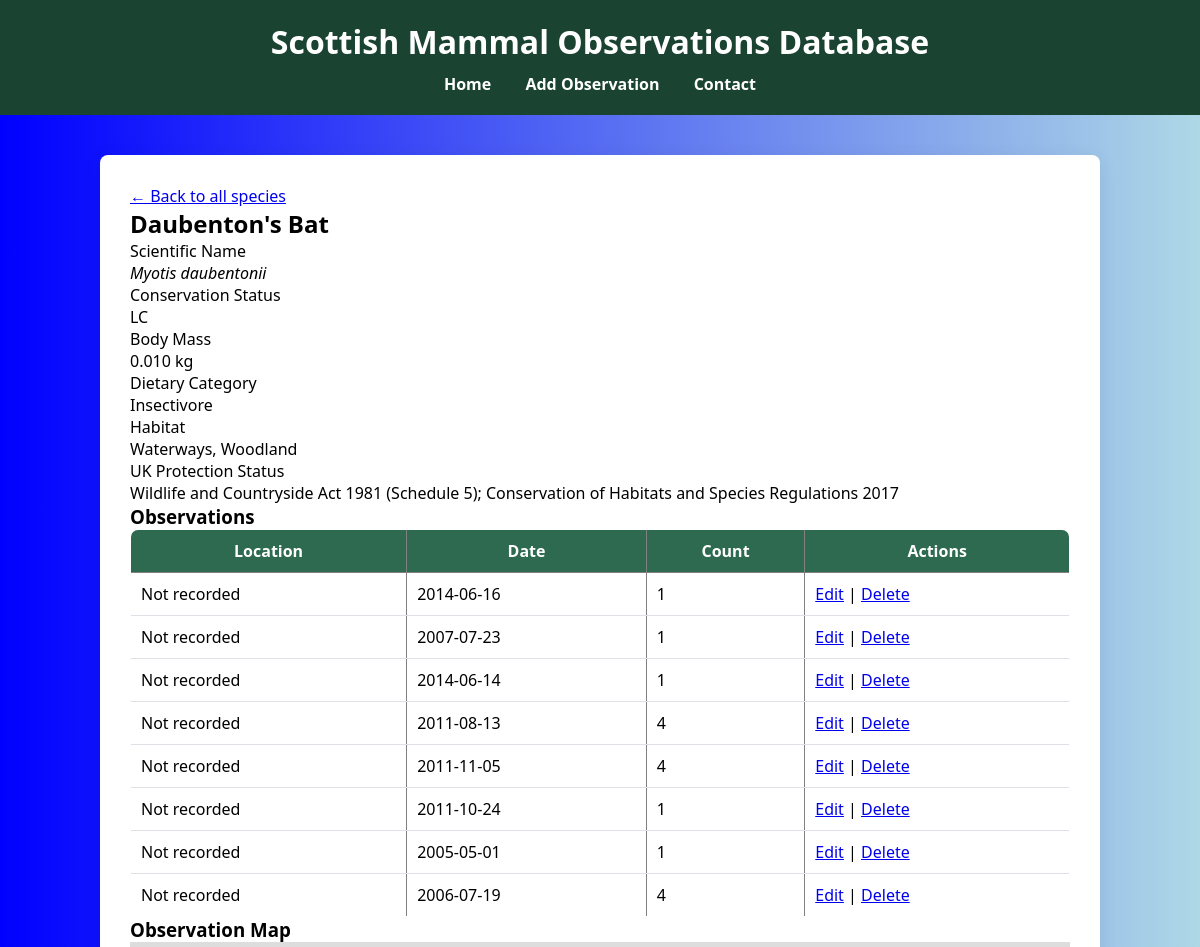
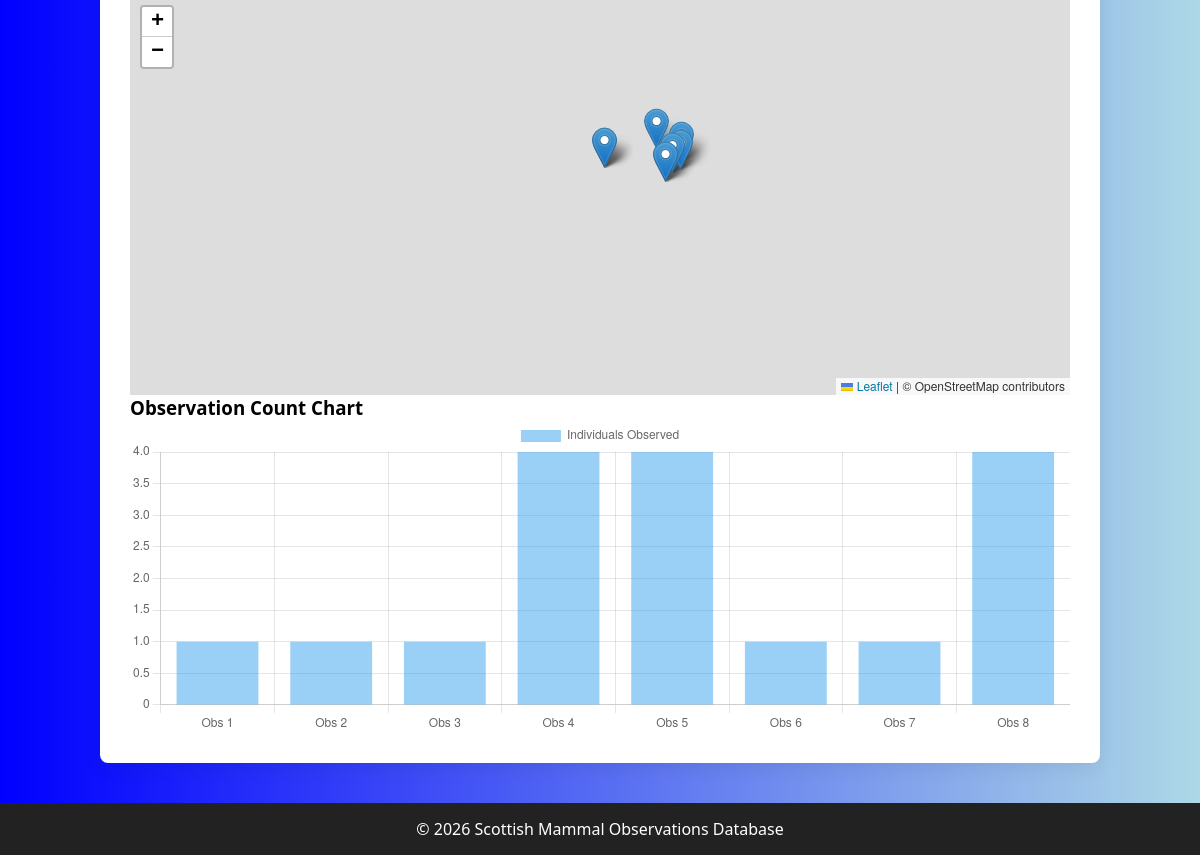
/species.php?key=2432439, run on the app's committed database (2 pictures, top to bottom).
### tables this page shows
CREATE TABLE `species` (
  `gbif_species_key` int(11) NOT NULL COMMENT 'GBIF (Global Biodiversity Information Facility) species identifier',
  `species_name` varchar(100) NOT NULL COMMENT 'Scientific name of the species',
  `common_name` varchar(100) DEFAULT NULL COMMENT 'Common English name',
  `iucn_red_list_category` varchar(10) DEFAULT NULL COMMENT 'IUCN Red List conservation status code',
  `body_mass_kg` decimal(10,3) DEFAULT NULL COMMENT 'Typical body mass in kilograms',
  `dietary_category` varchar(50) DEFAULT NULL COMMENT 'Primary dietary classification (Herbivore, Carnivore, Omnivore, Insectivore, Piscivore)',
  `uk_protection_status` varchar(255) DEFAULT NULL COMMENT 'UK legal protection status and relevant legislation',
  `habitat` varchar(100) DEFAULT NULL COMMENT 'Primary habitat types',
  `image_url` varchar(255) DEFAULT NULL COMMENT 'URL to species image (e.g., from Wikimedia Commons)',
  PRIMARY KEY (`gbif_species_key`),
  KEY `idx_species_name` (`species_name`),
  KEY `idx_dietary_category` (`dietary_category`),
  KEY `idx_iucn_category` (`iucn_red_list_category`)
);

CREATE TABLE `observations` (
  `id` int(11) NOT NULL,
  `locality` varchar(255) DEFAULT NULL COMMENT 'Location name or description',
  `individual_count` int(11) DEFAULT NULL COMMENT 'Number of individuals observed',
  `latitude` decimal(10,6) DEFAULT NULL COMMENT 'Decimal latitude (WGS84)',
  `longitude` decimal(10,6) DEFAULT NULL COMMENT 'Decimal longitude (WGS84)',
  `gbif_species_key` int(11) DEFAULT NULL COMMENT 'GBIF species identifier - foreign key to SPECIES table',
  `observation_date` date DEFAULT NULL,
  PRIMARY KEY (`id`),
  KEY `idx_gbif_key` (`gbif_species_key`),
  KEY `idx_location` (`latitude`,`longitude`),
  CONSTRAINT `fk_species` FOREIGN KEY (`gbif_species_key`) REFERENCES `species` (`gbif_species_key`)
);

### includes/config.php (called while the page is built, shortened)
<?php
function e($string) {
    return htmlspecialchars($string, ENT_QUOTES, 'UTF-8');
}

### species.php (the view, shortened to what this page needs)
<?php
$speciesKey = (int)$_GET['key'];
$pdo = getDbConnection();
$stmt = $pdo->prepare('
    SELECT
        gbif_species_key,
        species_name,
        common_name,
        iucn_red_list_category,
        body_mass_kg,
        dietary_category,
        uk_protection_status,
        habitat,
        image_url
    FROM species
    WHERE gbif_species_key = ?
');
$stmt->execute([$speciesKey]);
$species = $stmt->fetch();
$stmtObs = $pdo->prepare("
    SELECT * FROM observations
    WHERE gbif_species_key = ?
");
$stmtObs->execute([$speciesKey]);
$observations = $stmtObs->fetchAll();
require_once 'includes/header.php';
?>
<p><a href="index.php">&larr; Back to all species</a></p>
<h2><?php echo e($species['common_name']); ?></h2>
<dl>
    <dt>Scientific Name</dt>
    <dd><em><?php echo e($species['species_name']); ?></em></dd>
    <dt>Conservation Status</dt>
    <dd><?php echo $species['iucn_red_list_category'] ? e($species['iucn_red_list_category']) : 'Not listed'; ?></dd>
    <dt>Body Mass</dt>
    <dd><?php echo e($species['body_mass_kg']); ?> kg</dd>
    <dt>Dietary Category</dt>
    <dd><?php echo e($species['dietary_category']); ?></dd>
    <dt>Habitat</dt>
    <dd><?php echo e($species['habitat']); ?></dd>
    <dt>UK Protection Status</dt>
    <dd><?php echo e($species['uk_protection_status']); ?></dd>
</dl>
<h3>Observations</h3>
<?php if (empty($observations)): ?>
    <p>No observations found.</p>
<?php else: ?>
    <table border="1" cellpadding="10">
        <tr>
            <th>Location</th>
            <th>Date</th>
            <th>Count</th>
			<th>Actions</th>
        </tr>
        <?php foreach ($observations as $obs): ?>
            <tr>
                <td><?php echo $obs['locality'] ?? 'Not recorded'; ?></td>
                <td><?php echo $obs['observation_date'] ?? 'Unknown'; ?></td>
                <td><?php echo $obs['individual_count']; ?></td>
			   <td>
				<a href="edit_observation.php?id=<?php echo $obs['id']; ?>">Edit</a> |
    <a href="delete_observation.php?id=<?php echo $obs['id']; ?>"
       onclick="return confirm('Are you sure?');">
        Delete
    </a>
</td>
            </tr>
        <?php endforeach; ?>
    </table>
<?php endif; ?>
<h3>Observation Map</h3>
<div id="map" style="height: 400px;"></div>
<h3>Observation Count Chart</h3>
<canvas id="obsChart" height="100"></canvas>
<script>
document.addEventListener("DOMContentLoaded", function () {
    if (observations.length > 0) {
        const counts = observations.map(o => o.individual_count);
        const labels = observations.map((o, i) => "Obs " + (i + 1));
        const ctx = document.getElementById('obsChart').getContext('2d');
        new Chart(ctx, {
            type: 'bar',
            data: {
                labels: labels,
                datasets: [{
                    label: 'Individuals Observed',
                    data: counts
                }]
            }
        });
    }
});
</script>
<?php require_once 'includes/footer.php'; ?>

### css/style.css (style rules this page uses)
:root { --clr-primary: #2d6a4f; --clr-primary-dark: #1b4332; --clr-primary-light: #52b788; --clr-accent: #f4a261; --clr-bg: #f8f9fa; --clr-surface: #ffffff; --clr-text: #212529; --clr-text-muted: #6c757d; --clr-border: #dee2e6; --radius: 8px; --shadow: 0 4px 20px rgba(0,0,0,0.08); }
* { box-sizing: border-box; margin: 0; padding: 0; }
body { font-family: 'Segoe UI', sans-serif; background: linear-gradient(to right, blue, lightblue); min-height: 100vh; }
table { width: 100%; border-collapse: collapse; background: white; border-radius: var(--radius); overflow: hidden; }
th { background: var(--clr-primary); color: white; padding: 10px; }
td { padding: 10px; border-bottom: 1px solid var(--clr-border); }

### data on the page
species: common_name "Daubenton's Bat", species_name "Myotis daubentonii", iucn_red_list_category "LC", body_mass_kg "0.010", dietary_category "Insectivore", habitat "Waterways, Woodland", uk_protection_status "Wildlife and Countryside Act 1981 (Schedule 5); Conservation of Habitats and Species Regulations 2017"
observations: locality "Not recorded", observation_date "2014-06-16", individual_count "1"
observations: locality "Not recorded", observation_date "2007-07-23", individual_count "1"
observations: locality "Not recorded", observation_date "2014-06-14", individual_count "1"
observations: locality "Not recorded", observation_date "2011-08-13", individual_count "4"
observations: locality "Not recorded", observation_date "2011-11-05", individual_count "4"
observations: locality "Not recorded", observation_date "2011-10-24", individual_count "1"
observations: locality "Not recorded", observation_date "2005-05-01", individual_count "1"
observations: locality "Not recorded", observation_date "2006-07-19", individual_count "4"
